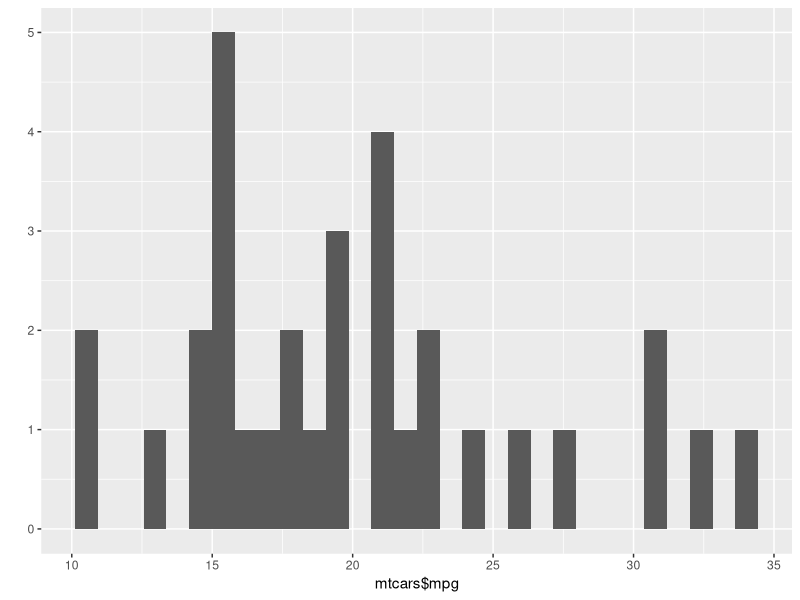
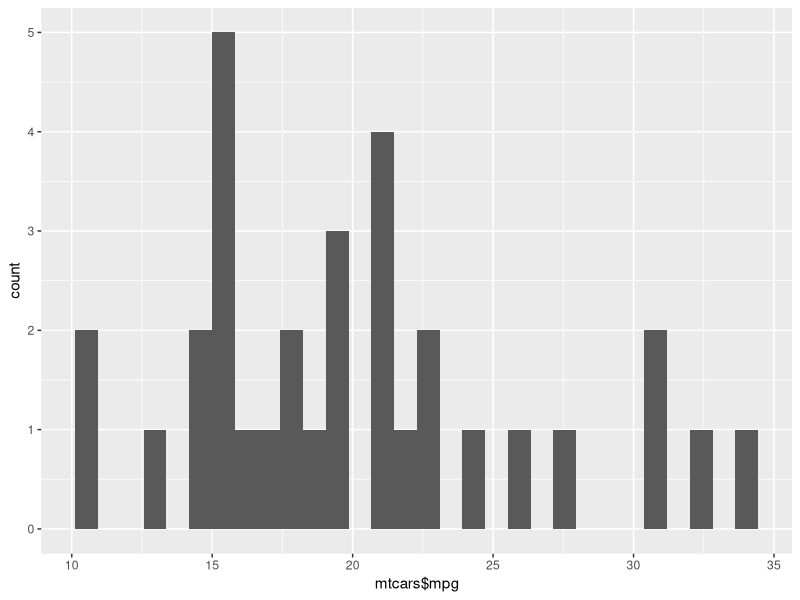
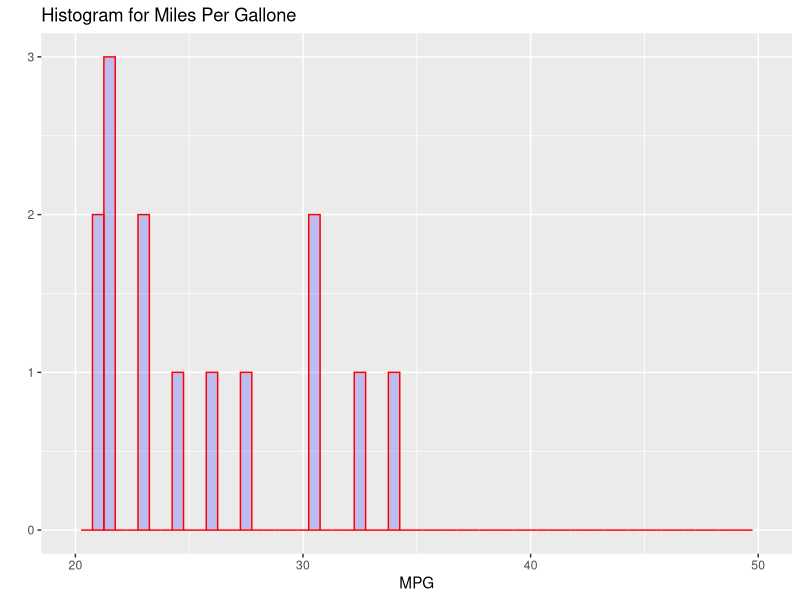
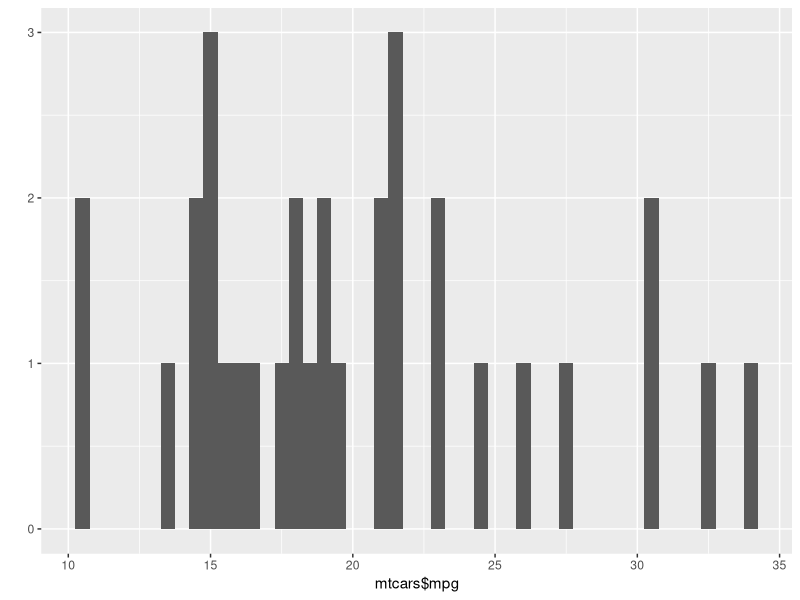
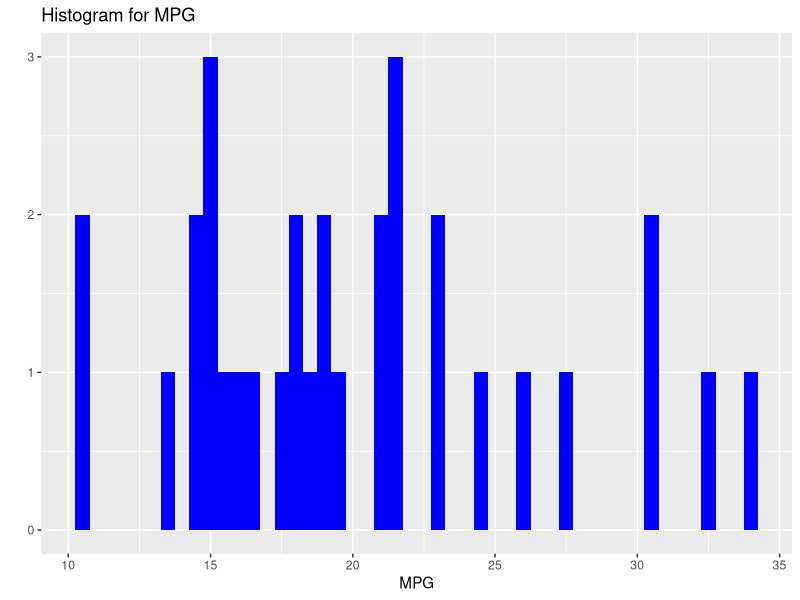
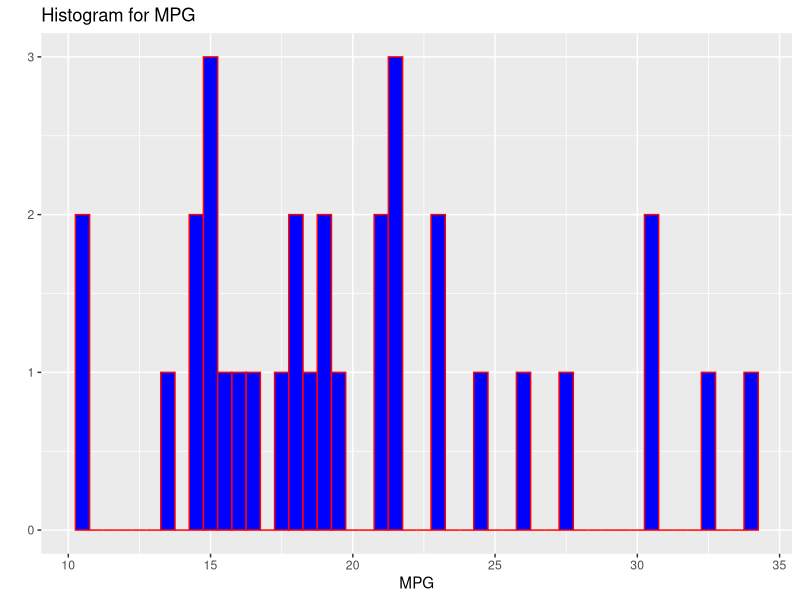
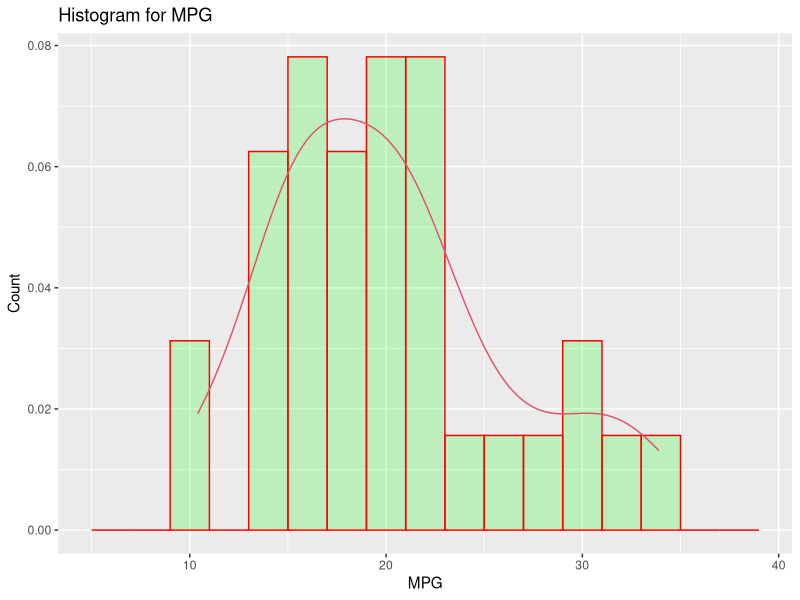

Generate these figures, in order, with R:
#======================ggplo2 plotting system Example 3============#
library(ggplot2)
# Histograms (http://www.r-bloggers.com/how-to-make-a-histogram-with-ggplot2/)
attach(mtcars)

# Basic example:
qplot(mtcars$mpg, geom="histogram", title="Histogram for Miles Per Gallone") 
# With ggplot:
ggplot(data=mtcars, aes(mtcars$mpg)) + geom_histogram()


# Histogram for the "mpg" column in the "mtcars" dataset, with title "Histogram for Age" and label for the x-axis ("Age"), with bins of a width of 0.5 that range from values 20 to 50 on the x-axis and that have transparent blue filling and red borders
qplot(mtcars$mpg,
      geom="histogram",
      binwidth = 0.5,  
      main = "Histogram for Miles Per Gallone", 
      xlab = "MPG",  
      fill=I("blue"), 
      col=I("red"), 
      alpha=I(.2),
      xlim=c(20,50))

# Bins
qplot(mtcars$mpg,
      geom="histogram", 
      binwidth = 0.5)

# Names and colors
qplot(mtcars$mpg,
      geom="histogram",
      binwidth = 0.5,
      main = "Histogram for MPG",
      xlab = "MPG",  
      fill=I("blue"))

qplot(mtcars$mpg,
      geom="histogram",
      binwidth = 0.5,
      main = "Histogram for MPG",
      xlab = "MPG",  
      fill=I("blue"),
      col=I("red"))

# Trendline
ggplot(data=mtcars, aes(mtcars$mpg)) + 
  geom_histogram(aes(y =..density..), 
                 breaks=seq(5, 40, by = 2), 
                 col="red", 
                 fill="green", 
                 alpha = .2) + 
  geom_density(col=2) + 
  labs(title="Histogram for MPG") +
  labs(x="MPG", y="Count")


#======================End of ggplo2 plotting system Example 3============#